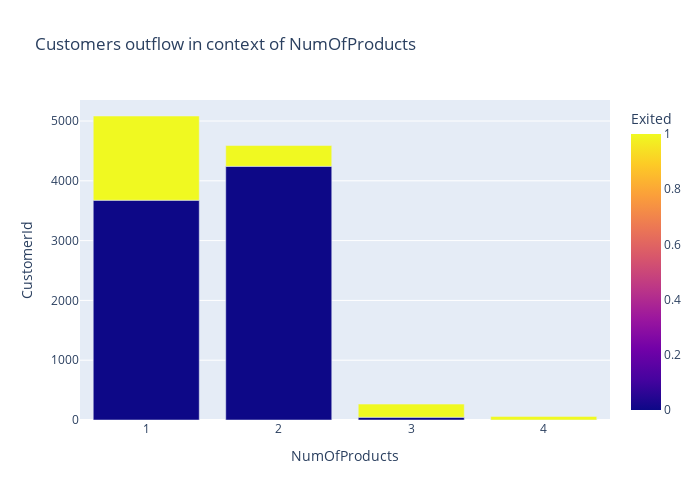

Notebook source saved alongside this figure:
### Markdown cell above
Ответ 9.6: По результатам анализа графика следует вывод о том, что женщины чаще отказываются от услуг банка чем мужчины. Среди девушек процент ушедших клиентов составляе порядка 25%, у мужчин данный показатель меньше и равен порядка 16,5%.

### Code cell
# 9.7 Как отток клиентов зависит от числа приобретённых у банка услуг?

outflow_grouped = churn_data.groupby(by=['NumOfProducts', 'Exited'], as_index=False)['CustomerId'].count()

fig_9_7 = px.bar(
    data_frame=outflow_grouped,
    x='NumOfProducts',
    y='CustomerId',
    color='Exited',
    height=500,
    width=700,
    title='Customers outflow in context of NumOfProducts'
)

fig_9_7.show()

### Figure 1 — Plotly figure (JSON) as saved in the notebook; plotly's stock layout.template omitted (floating-point values rounded to 4 significant figures)
{"data": [{"alignmentgroup": "True", "hovertemplate": "NumOfProducts=%{x}<br>CustomerId=%{y}<br>Exited=%{marker.color}<extra></extra>", "legendgroup": "", "marker": {"color": [0, 1, 0, 1, 0, 1, 1], "coloraxis": "coloraxis", "pattern": {"shape": ""}}, "name": "", "offsetgroup": "", "orientation": "v", "showlegend": false, "textposition": "auto", "type": "bar", "x": [1, 1, 2, 2, 3, 3, 4], "xaxis": "x", "y": [3675, 1409, 4242, 348, 46, 220, 60], "yaxis": "y"}], "layout": {"barmode": "relative", "coloraxis": {"colorbar": {"title": {"text": "Exited"}}, "colorscale": [[0, "#0d0887"], [0.1111, "#46039f"], [0.2222, "#7201a8"], [0.3333, "#9c179e"], [0.4444, "#bd3786"], [0.5556, "#d8576b"], [0.6667, "#ed7953"], [0.7778, "#fb9f3a"], [0.8889, "#fdca26"], [1, "#f0f921"]]}, "height": 500, "legend": {"tracegroupgap": 0}, "title": {"text": "Customers outflow in context of NumOfProducts"}, "width": 700, "xaxis": {"anchor": "y", "domain": [0, 1], "title": {"text": "NumOfProducts"}}, "yaxis": {"anchor": "x", "domain": [0, 1], "title": {"text": "CustomerId"}}}}
